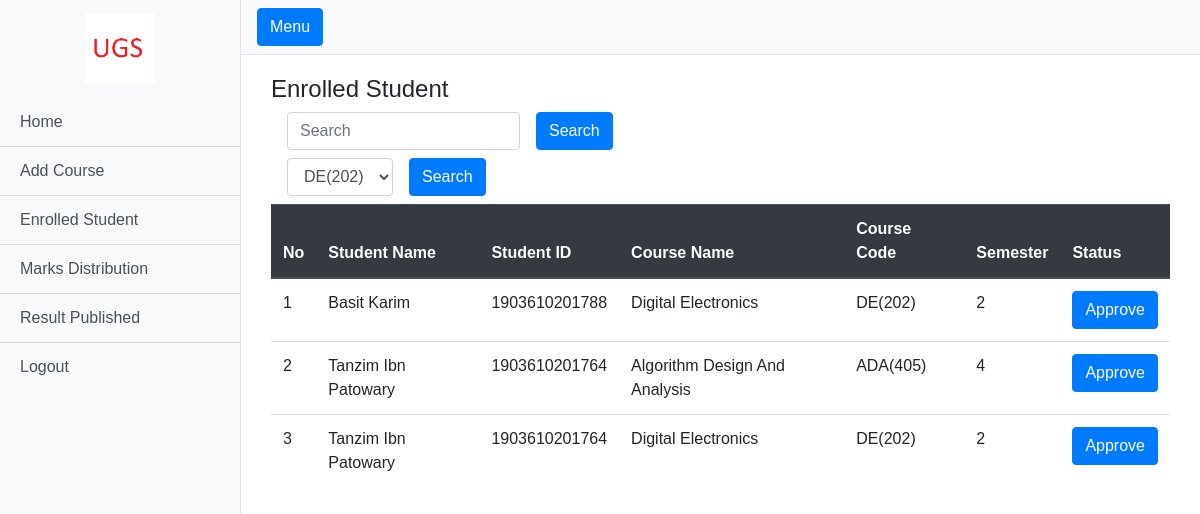
The page /panel/enrolled_student.php (signed in) on the database its author committed.
### tables this page shows
CREATE TABLE IF NOT EXISTS `enrolled_course` (
  `id` int(11) NOT NULL AUTO_INCREMENT,
  `course_id` int(11) NOT NULL,
  `student_id` int(11) NOT NULL,
  `status` int(11) NOT NULL,
  PRIMARY KEY (`id`)
);

CREATE TABLE IF NOT EXISTS `student_info` (
  `id` int(11) NOT NULL AUTO_INCREMENT,
  `name` varchar(30) NOT NULL,
  `student_id` varchar(30) NOT NULL,
  `email` varchar(30) NOT NULL,
  `password` varchar(100) NOT NULL,
  PRIMARY KEY (`id`)
);

CREATE TABLE IF NOT EXISTS `course` (
  `id` int(11) NOT NULL AUTO_INCREMENT,
  `name` varchar(30) NOT NULL,
  `code` varchar(10) NOT NULL,
  `semester` int(11) NOT NULL,
  `avail` int(11) NOT NULL,
  PRIMARY KEY (`id`)
);

### panel/enrolled_student.php (the view, shortened to what this page needs)
<?php
require_once ("../libs/connection.php");
?>
<!DOCTYPE html>
<html lang="en">
<head>
  <link href="vendor/bootstrap/css/bootstrap.min.css" rel="stylesheet">
  <link href="css/simple-sidebar.css" rel="stylesheet">
</head>
<body style="font-family: 'SolaimanLipi', Arial, sans-serif !important;" >
  <div class="d-flex" id="wrapper">
    <?php include("sidebar.php");?>
    <div id="page-content-wrapper">
      <nav  class="navbar navbar-expand-lg navbar-light bg-light border-bottom" >
        <button class="btn btn-primary" id="menu-toggle">Menu</button>
      </nav>
 <div class="container-fluid">
    <div class="container">
      <h4 style="margin-top: 20px;">Enrolled Student</h4>
      <form class="form-inline" method="POST">
          <div class="form-group mx-sm-3 mb-2">
            <input type="text" class="form-control" name="search_value" placeholder="Search">
          </div>
          <button type="submit" name="search" class="btn btn-primary mb-2">Search</button>
        </form>
        <form class="form-inline" method="POST">
          <div class="form-group mx-sm-3 mb-2">
            <select type="text" class="form-control" name="search_value" placeholder="Search">
              <option value="DE(202)">DE(202)</option>
            </select>
          </div>
          <button type="submit" name="search" class="btn btn-primary mb-2">Search</button>
        </form>
      <table id="t_table" class="table" >
                        <thead class="thead-dark">
                            <tr>
                            <th scope="col">No</th>
                            <th scope="col">Student Name</th>
                            <th scope="col">Student ID</th>
                            <th scope="col">Course Name</th>
                            <th scope="col">Course Code</th>
                            <th scope="col">Semester</th>
                            <th scope="col">Status</th>
                            </tr>
                        </thead>
                        <tbody>
                            <?php
                                    $text = "";
                                    $myVal  = '%'.$text.'%';
                                    $retrive = "SELECT course.id as courseid, student_info.id as studentid, enrolled_course.status as status, course.name as course_name, course.code as course_code, course.semester as semester, student_info.student_id as std_id,  student_info.name as std_name, enrolled_course.id as en_id FROM enrolled_course JOIN  course on enrolled_course.course_id  = course.id
                                    JOIN student_info on enrolled_course.student_id = student_info.id Where student_info.name LIKE '$myVal' OR course.code LIKE '$myVal'
                                    ";
                                    $i = 0;
                                    $result = mysqli_query($conn,$retrive);
                                    while($row = mysqli_fetch_array($result)){
                                      $courseid = $row['courseid'];
                                      $studentid = $row['studentid'];
                                      $en_id = $row['en_id'];
                                        $i++;
                                        ?>
                                    <tr>
                                        <td><?php echo $i;?></td>
                                        <td><?php echo $row['std_name']?></td>
                                        <td><?php echo $row['std_id']?></td>
                                        <td><?php echo $row['course_name']?></td>
                                        <td><?php echo $row['course_code']?></td>
                                        <td><?php echo $row['semester']?></td>
                                        <?php
                                        if($row['status']==0){
                                          echo '<td><button class="btn btn-secondary"><a style="color:white; text-decoration:none;" href="approved.php?course_id='.$courseid.'&student_id='.$studentid.'&id='.$en_id.'">Unapprove</a></button></td>';
                                        }else{
                                          echo '<td><button class="btn btn-primary"><a style="color:white; text-decoration:none;">Approve</a></button></td>';
                                        }
                                        ?>
                                        </tr>
                                <?php
                                }
                                ?>
                        </tbody>
                    </table>
        </div>
      </div>
    </div>
	</div>
</body>
</html>

### panel/sidebar.php
<div class="bg-light border-right" id="sidebar-wrapper">
      <div class="sidebar-heading"><img class="center" src="../logo.png" height="70px" width="70px" /></div>
      <div class="list-group list-group-flush">
        <a href="index.php" class="list-group-item list-group-item-action bg-light">Home</a>
        <a href="add_course.php" class="list-group-item list-group-item-action bg-light">Add Course</a>
        <a href="enrolled_student.php" class="list-group-item list-group-item-action bg-light">Enrolled Student</a>
        <a href="marks_dis.php" class="list-group-item list-group-item-action bg-light">Marks Distribution</a>
        <a href="sent_result.php" class="list-group-item list-group-item-action bg-light">Result Published</a>
        <a href="logout.php" class="list-group-item list-group-item-action bg-light">Logout</a>
      </div>
    </div>

### panel/css/simple-sidebar.css (style rules this page uses)
#wrapper { overflow-x: hidden; }
#sidebar-wrapper { min-height: 100vh; margin-left: -15rem; -webkit-transition: margin .25s ease-out; -moz-transition: margin .25s ease-out; -o-transition: margin .25s ease-out; transition: margin .25s ease-out; }
#sidebar-wrapper .sidebar-heading { padding: 0.875rem 1.25rem; font-size: 1.2rem; }
#sidebar-wrapper .list-group { width: 15rem; }
#page-content-wrapper { min-width: 100vw; }
@media (min-width: 768px) { #sidebar-wrapper { margin-left: 0; } }
@media (min-width: 768px) { #page-content-wrapper { min-width: 0; width: 100%; } }

### panel/enrolled_student.php (style rules this page uses)
img.center { display: block; margin: 0 auto; }

### rows shown on the page
enrolled_course: student_info.name "Basit Karim", student_info.student_id "1903610201788", course.name "Digital Electronics", course.code "DE(202)", course.semester "2", status "Approve"
enrolled_course: student_info.name "Tanzim Ibn Patowary", student_info.student_id "1903610201764", course.name "Algorithm Design And Analysis", course.code "ADA(405)", course.semester "4", status "Approve"
enrolled_course: student_info.name "Tanzim Ibn Patowary", student_info.student_id "1903610201764", course.name "Digital Electronics", course.code "DE(202)", course.semester "2", status "Approve"
